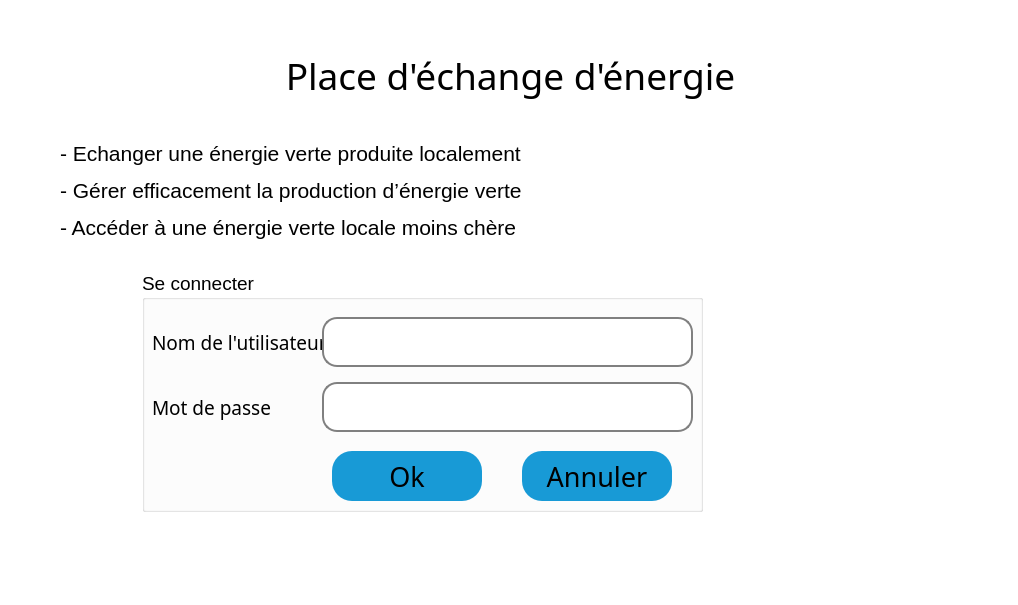
<?xml version="1.0" encoding="UTF-8"?>
<ui version="4.0">
 <class>Form</class>
 <widget class="QWidget" name="Form">
  <property name="geometry">
   <rect>
    <x>0</x>
    <y>0</y>
    <width>1018</width>
    <height>605</height>
   </rect>
  </property>
  <property name="palette">
   <palette>
    <active>
     <colorrole role="WindowText">
      <brush brushstyle="SolidPattern">
       <color alpha="255">
        <red>0</red>
        <green>0</green>
        <blue>0</blue>
       </color>
      </brush>
     </colorrole>
     <colorrole role="Button">
      <brush brushstyle="SolidPattern">
       <color alpha="255">
        <red>255</red>
        <green>255</green>
        <blue>255</blue>
       </color>
      </brush>
     </colorrole>
     <colorrole role="Light">
      <brush brushstyle="SolidPattern">
       <color alpha="255">
        <red>255</red>
        <green>255</green>
        <blue>255</blue>
       </color>
      </brush>
     </colorrole>
     <colorrole role="Midlight">
      <brush brushstyle="SolidPattern">
       <color alpha="255">
        <red>255</red>
        <green>255</green>
        <blue>255</blue>
       </color>
      </brush>
     </colorrole>
     <colorrole role="Dark">
      <brush brushstyle="SolidPattern">
       <color alpha="255">
        <red>127</red>
        <green>127</green>
        <blue>127</blue>
       </color>
      </brush>
     </colorrole>
     <colorrole role="Mid">
      <brush brushstyle="SolidPattern">
       <color alpha="255">
        <red>170</red>
        <green>170</green>
        <blue>170</blue>
       </color>
      </brush>
     </colorrole>
     <colorrole role="Text">
      <brush brushstyle="SolidPattern">
       <color alpha="255">
        <red>0</red>
        <green>0</green>
        <blue>0</blue>
       </color>
      </brush>
     </colorrole>
     <colorrole role="BrightText">
      <brush brushstyle="SolidPattern">
       <color alpha="255">
        <red>255</red>
        <green>255</green>
        <blue>255</blue>
       </color>
      </brush>
     </colorrole>
     <colorrole role="ButtonText">
      <brush brushstyle="SolidPattern">
       <color alpha="255">
        <red>0</red>
        <green>0</green>
        <blue>0</blue>
       </color>
      </brush>
     </colorrole>
     <colorrole role="Base">
      <brush brushstyle="SolidPattern">
       <color alpha="255">
        <red>255</red>
        <green>255</green>
        <blue>255</blue>
       </color>
      </brush>
     </colorrole>
     <colorrole role="Window">
      <brush brushstyle="SolidPattern">
       <color alpha="255">
        <red>255</red>
        <green>255</green>
        <blue>255</blue>
       </color>
      </brush>
     </colorrole>
     <colorrole role="Shadow">
      <brush brushstyle="SolidPattern">
       <color alpha="255">
        <red>0</red>
        <green>0</green>
        <blue>0</blue>
       </color>
      </brush>
     </colorrole>
     <colorrole role="AlternateBase">
      <brush brushstyle="SolidPattern">
       <color alpha="255">
        <red>255</red>
        <green>255</green>
        <blue>255</blue>
       </color>
      </brush>
     </colorrole>
     <colorrole role="ToolTipBase">
      <brush brushstyle="SolidPattern">
       <color alpha="255">
        <red>255</red>
        <green>255</green>
        <blue>220</blue>
       </color>
      </brush>
     </colorrole>
     <colorrole role="ToolTipText">
      <brush brushstyle="SolidPattern">
       <color alpha="255">
        <red>0</red>
        <green>0</green>
        <blue>0</blue>
       </color>
      </brush>
     </colorrole>
    </active>
    <inactive>
     <colorrole role="WindowText">
      <brush brushstyle="SolidPattern">
       <color alpha="255">
        <red>0</red>
        <green>0</green>
        <blue>0</blue>
       </color>
      </brush>
     </colorrole>
     <colorrole role="Button">
      <brush brushstyle="SolidPattern">
       <color alpha="255">
        <red>255</red>
        <green>255</green>
        <blue>255</blue>
       </color>
      </brush>
     </colorrole>
     <colorrole role="Light">
      <brush brushstyle="SolidPattern">
       <color alpha="255">
        <red>255</red>
        <green>255</green>
        <blue>255</blue>
       </color>
      </brush>
     </colorrole>
     <colorrole role="Midlight">
      <brush brushstyle="SolidPattern">
       <color alpha="255">
        <red>255</red>
        <green>255</green>
        <blue>255</blue>
       </color>
      </brush>
     </colorrole>
     <colorrole role="Dark">
      <brush brushstyle="SolidPattern">
       <color alpha="255">
        <red>127</red>
        <green>127</green>
        <blue>127</blue>
       </color>
      </brush>
     </colorrole>
     <colorrole role="Mid">
      <brush brushstyle="SolidPattern">
       <color alpha="255">
        <red>170</red>
        <green>170</green>
        <blue>170</blue>
       </color>
      </brush>
     </colorrole>
     <colorrole role="Text">
      <brush brushstyle="SolidPattern">
       <color alpha="255">
        <red>0</red>
        <green>0</green>
        <blue>0</blue>
       </color>
      </brush>
     </colorrole>
     <colorrole role="BrightText">
      <brush brushstyle="SolidPattern">
       <color alpha="255">
        <red>255</red>
        <green>255</green>
        <blue>255</blue>
       </color>
      </brush>
     </colorrole>
     <colorrole role="ButtonText">
      <brush brushstyle="SolidPattern">
       <color alpha="255">
        <red>0</red>
        <green>0</green>
        <blue>0</blue>
       </color>
      </brush>
     </colorrole>
     <colorrole role="Base">
      <brush brushstyle="SolidPattern">
       <color alpha="255">
        <red>255</red>
        <green>255</green>
        <blue>255</blue>
       </color>
      </brush>
     </colorrole>
     <colorrole role="Window">
      <brush brushstyle="SolidPattern">
       <color alpha="255">
        <red>255</red>
        <green>255</green>
        <blue>255</blue>
       </color>
      </brush>
     </colorrole>
     <colorrole role="Shadow">
      <brush brushstyle="SolidPattern">
       <color alpha="255">
        <red>0</red>
        <green>0</green>
        <blue>0</blue>
       </color>
      </brush>
     </colorrole>
     <colorrole role="AlternateBase">
      <brush brushstyle="SolidPattern">
       <color alpha="255">
        <red>255</red>
        <green>255</green>
        <blue>255</blue>
       </color>
      </brush>
     </colorrole>
     <colorrole role="ToolTipBase">
      <brush brushstyle="SolidPattern">
       <color alpha="255">
        <red>255</red>
        <green>255</green>
        <blue>220</blue>
       </color>
      </brush>
     </colorrole>
     <colorrole role="ToolTipText">
      <brush brushstyle="SolidPattern">
       <color alpha="255">
        <red>0</red>
        <green>0</green>
        <blue>0</blue>
       </color>
      </brush>
     </colorrole>
    </inactive>
    <disabled>
     <colorrole role="WindowText">
      <brush brushstyle="SolidPattern">
       <color alpha="255">
        <red>127</red>
        <green>127</green>
        <blue>127</blue>
       </color>
      </brush>
     </colorrole>
     <colorrole role="Button">
      <brush brushstyle="SolidPattern">
       <color alpha="255">
        <red>255</red>
        <green>255</green>
        <blue>255</blue>
       </color>
      </brush>
     </colorrole>
     <colorrole role="Light">
      <brush brushstyle="SolidPattern">
       <color alpha="255">
        <red>255</red>
        <green>255</green>
        <blue>255</blue>
       </color>
      </brush>
     </colorrole>
     <colorrole role="Midlight">
      <brush brushstyle="SolidPattern">
       <color alpha="255">
        <red>255</red>
        <green>255</green>
        <blue>255</blue>
       </color>
      </brush>
     </colorrole>
     <colorrole role="Dark">
      <brush brushstyle="SolidPattern">
       <color alpha="255">
        <red>127</red>
        <green>127</green>
        <blue>127</blue>
       </color>
      </brush>
     </colorrole>
     <colorrole role="Mid">
      <brush brushstyle="SolidPattern">
       <color alpha="255">
        <red>170</red>
        <green>170</green>
        <blue>170</blue>
       </color>
      </brush>
     </colorrole>
     <colorrole role="Text">
      <brush brushstyle="SolidPattern">
       <color alpha="255">
        <red>127</red>
        <green>127</green>
        <blue>127</blue>
       </color>
      </brush>
     </colorrole>
     <colorrole role="BrightText">
      <brush brushstyle="SolidPattern">
       <color alpha="255">
        <red>255</red>
        <green>255</green>
        <blue>255</blue>
       </color>
      </brush>
     </colorrole>
     <colorrole role="ButtonText">
      <brush brushstyle="SolidPattern">
       <color alpha="255">
        <red>127</red>
        <green>127</green>
        <blue>127</blue>
       </color>
      </brush>
     </colorrole>
     <colorrole role="Base">
      <brush brushstyle="SolidPattern">
       <color alpha="255">
        <red>255</red>
        <green>255</green>
        <blue>255</blue>
       </color>
      </brush>
     </colorrole>
     <colorrole role="Window">
      <brush brushstyle="SolidPattern">
       <color alpha="255">
        <red>255</red>
        <green>255</green>
        <blue>255</blue>
       </color>
      </brush>
     </colorrole>
     <colorrole role="Shadow">
      <brush brushstyle="SolidPattern">
       <color alpha="255">
        <red>0</red>
        <green>0</green>
        <blue>0</blue>
       </color>
      </brush>
     </colorrole>
     <colorrole role="AlternateBase">
      <brush brushstyle="SolidPattern">
       <color alpha="255">
        <red>255</red>
        <green>255</green>
        <blue>255</blue>
       </color>
      </brush>
     </colorrole>
     <colorrole role="ToolTipBase">
      <brush brushstyle="SolidPattern">
       <color alpha="255">
        <red>255</red>
        <green>255</green>
        <blue>220</blue>
       </color>
      </brush>
     </colorrole>
     <colorrole role="ToolTipText">
      <brush brushstyle="SolidPattern">
       <color alpha="255">
        <red>0</red>
        <green>0</green>
        <blue>0</blue>
       </color>
      </brush>
     </colorrole>
    </disabled>
   </palette>
  </property>
  <property name="windowTitle">
   <string>Form</string>
  </property>
  <property name="autoFillBackground">
   <bool>true</bool>
  </property>
  <widget class="QLabel" name="label_12">
   <property name="geometry">
    <rect>
     <x>0</x>
     <y>0</y>
     <width>1021</width>
     <height>611</height>
    </rect>
   </property>
   <property name="font">
    <font>
     <family>Gill Sans MT</family>
     <pointsize>28</pointsize>
    </font>
   </property>
   <property name="styleSheet">
    <string notr="true">background-image:url(:/images/background1.png)</string>
   </property>
   <property name="text">
    <string>&lt;html&gt;&lt;head/&gt;&lt;body&gt;&lt;p&gt;&lt;br/&gt;Place d'échange d'énergie&lt;/p&gt;&lt;/body&gt;&lt;/html&gt;</string>
   </property>
   <property name="alignment">
    <set>Qt::AlignHCenter|Qt::AlignTop</set>
   </property>
  </widget>
  <widget class="QGroupBox" name="groupBox">
   <property name="geometry">
    <rect>
     <x>142</x>
     <y>271</y>
     <width>561</width>
     <height>241</height>
    </rect>
   </property>
   <property name="font">
    <font>
     <pointsize>14</pointsize>
    </font>
   </property>
   <property name="autoFillBackground">
    <bool>false</bool>
   </property>
   <property name="styleSheet">
    <string notr="true"/>
   </property>
   <property name="title">
    <string>Se connecter</string>
   </property>
   <widget class="QLabel" name="label">
    <property name="geometry">
     <rect>
      <x>10</x>
      <y>46</y>
      <width>171</width>
      <height>51</height>
     </rect>
    </property>
    <property name="font">
     <font>
      <family>Gill Sans MT</family>
      <pointsize>14</pointsize>
     </font>
    </property>
    <property name="text">
     <string>&lt;html&gt;&lt;head/&gt;&lt;body&gt;&lt;p&gt;Nom de l'utilisateur&lt;/p&gt;&lt;/body&gt;&lt;/html&gt;</string>
    </property>
    <property name="alignment">
     <set>Qt::AlignLeading|Qt::AlignLeft|Qt::AlignVCenter</set>
    </property>
   </widget>
   <widget class="QLabel" name="label_10">
    <property name="geometry">
     <rect>
      <x>10</x>
      <y>111</y>
      <width>171</width>
      <height>50</height>
     </rect>
    </property>
    <property name="font">
     <font>
      <family>Gill Sans MT</family>
      <pointsize>14</pointsize>
     </font>
    </property>
    <property name="text">
     <string>Mot de passe</string>
    </property>
    <property name="alignment">
     <set>Qt::AlignLeading|Qt::AlignLeft|Qt::AlignVCenter</set>
    </property>
   </widget>
   <widget class="QLineEdit" name="login">
    <property name="geometry">
     <rect>
      <x>180</x>
      <y>46</y>
      <width>371</width>
      <height>50</height>
     </rect>
    </property>
    <property name="font">
     <font>
      <pointsize>20</pointsize>
     </font>
    </property>
    <property name="styleSheet">
     <string notr="true">border-radius: 15px;border: 2px solid gray;</string>
    </property>
   </widget>
   <widget class="QLineEdit" name="password">
    <property name="geometry">
     <rect>
      <x>180</x>
      <y>111</y>
      <width>371</width>
      <height>50</height>
     </rect>
    </property>
    <property name="font">
     <font>
      <pointsize>20</pointsize>
     </font>
    </property>
    <property name="styleSheet">
     <string notr="true">border-radius: 15px;border: 2px solid gray;</string>
    </property>
    <property name="echoMode">
     <enum>QLineEdit::Password</enum>
    </property>
   </widget>
   <widget class="QPushButton" name="loginbt">
    <property name="geometry">
     <rect>
      <x>190</x>
      <y>180</y>
      <width>150</width>
      <height>50</height>
     </rect>
    </property>
    <property name="font">
     <font>
      <family>Gill Sans MT</family>
      <pointsize>20</pointsize>
     </font>
    </property>
    <property name="styleSheet">
     <string notr="true">border-radius: 20px;color: rgb(0, 0, 0);background-color: rgb(24, 154, 214);</string>
    </property>
    <property name="text">
     <string>Ok</string>
    </property>
   </widget>
   <widget class="QPushButton" name="exitAppbtn">
    <property name="geometry">
     <rect>
      <x>380</x>
      <y>180</y>
      <width>150</width>
      <height>50</height>
     </rect>
    </property>
    <property name="font">
     <font>
      <family>Gill Sans MT</family>
      <pointsize>20</pointsize>
     </font>
    </property>
    <property name="styleSheet">
     <string notr="true">border-radius: 20px;color: rgb(0, 0, 0);background-color: rgb(24, 154, 214);</string>
    </property>
    <property name="text">
     <string>Annuler</string>
    </property>
   </widget>
  </widget>
  <widget class="QLabel" name="label_2">
   <property name="geometry">
    <rect>
     <x>60</x>
     <y>110</y>
     <width>491</width>
     <height>161</height>
    </rect>
   </property>
   <property name="text">
    <string>&lt;html&gt;&lt;head/&gt;&lt;body&gt;&lt;p align=&quot;justify&quot;&gt;&lt;span style=&quot; font-size:16pt;&quot;&gt;- Echanger une énergie verte produite localement&lt;/span&gt;&lt;/p&gt;&lt;p align=&quot;justify&quot;&gt;&lt;span style=&quot; font-size:16pt;&quot;&gt;- Gérer efficacement la production d’énergie verte&lt;/span&gt;&lt;/p&gt;&lt;p align=&quot;justify&quot;&gt;&lt;span style=&quot; font-size:16pt;&quot;&gt;- Accéder à une énergie verte locale moins chère&lt;/span&gt;&lt;/p&gt;&lt;/body&gt;&lt;/html&gt;</string>
   </property>
   <property name="textFormat">
    <enum>Qt::AutoText</enum>
   </property>
   <property name="scaledContents">
    <bool>true</bool>
   </property>
  </widget>
 </widget>
 <resources>
  <include location="images.qrc"/>
 </resources>
 <connections/>
</ui>
